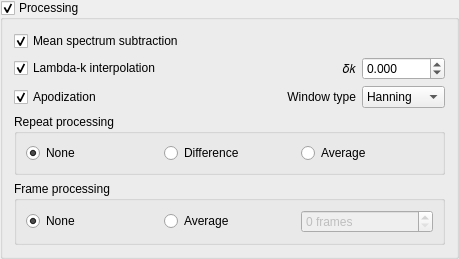
<?xml version="1.0" encoding="UTF-8"?>
<ui version="4.0">
 <class>ProcessingGroupBox</class>
 <widget class="QGroupBox" name="ProcessingGroupBox">
  <property name="geometry">
   <rect>
    <x>0</x>
    <y>0</y>
    <width>459</width>
    <height>213</height>
   </rect>
  </property>
  <property name="toolTip">
   <string>If unchecked, raw data will be acquired and displayed</string>
  </property>
  <property name="title">
   <string>Processing</string>
  </property>
  <property name="checkable">
   <bool>true</bool>
  </property>
  <layout class="QGridLayout" name="gridLayout">
   <item row="3" column="0">
    <widget class="QCheckBox" name="checkApodization">
     <property name="toolTip">
      <string>If checked, spectra will be DC-subtracted and then multiplied by a window function</string>
     </property>
     <property name="text">
      <string>Apodization</string>
     </property>
     <property name="checked">
      <bool>true</bool>
     </property>
    </widget>
   </item>
   <item row="0" column="0">
    <widget class="QCheckBox" name="checkMeanSpectrumSubtraction">
     <property name="text">
      <string>Mean spectrum subtraction</string>
     </property>
     <property name="checked">
      <bool>true</bool>
     </property>
    </widget>
   </item>
   <item row="1" column="3">
    <widget class="QDoubleSpinBox" name="spinInterpDk">
     <property name="layoutDirection">
      <enum>Qt::LeftToRight</enum>
     </property>
     <property name="decimals">
      <number>3</number>
     </property>
     <property name="minimum">
      <double>-10.000000000000000</double>
     </property>
     <property name="maximum">
      <double>10.000000000000000</double>
     </property>
     <property name="singleStep">
      <double>0.001000000000000</double>
     </property>
    </widget>
   </item>
   <item row="1" column="2">
    <widget class="QLabel" name="labelInterpDk">
     <property name="layoutDirection">
      <enum>Qt::RightToLeft</enum>
     </property>
     <property name="text">
      <string>𝛿𝑘</string>
     </property>
     <property name="alignment">
      <set>Qt::AlignRight|Qt::AlignTrailing|Qt::AlignVCenter</set>
     </property>
    </widget>
   </item>
   <item row="1" column="0" colspan="2">
    <widget class="QCheckBox" name="checkInterpolation">
     <property name="toolTip">
      <string>If true, linear-in-wavenumber values are interpolated (1st order) from linear-in-wavelength spectra</string>
     </property>
     <property name="text">
      <string>Lambda-k interpolation</string>
     </property>
     <property name="checked">
      <bool>true</bool>
     </property>
     <property name="tristate">
      <bool>false</bool>
     </property>
    </widget>
   </item>
   <item row="3" column="3">
    <widget class="QComboBox" name="comboApodization">
     <item>
      <property name="text">
       <string>Hanning</string>
      </property>
     </item>
     <item>
      <property name="text">
       <string>Blackman</string>
      </property>
     </item>
    </widget>
   </item>
   <item row="3" column="2">
    <widget class="QLabel" name="labelApodization">
     <property name="text">
      <string>Window type</string>
     </property>
     <property name="alignment">
      <set>Qt::AlignRight|Qt::AlignTrailing|Qt::AlignVCenter</set>
     </property>
    </widget>
   </item>
   <item row="4" column="0" colspan="4">
    <widget class="QGroupBox" name="groupRepeatProcessing">
     <property name="title">
      <string>Repeat processing</string>
     </property>
     <property name="flat">
      <bool>true</bool>
     </property>
     <layout class="QHBoxLayout" name="horizontalLayout">
      <item>
       <widget class="QRadioButton" name="radioRepeatNone">
        <property name="text">
         <string>None</string>
        </property>
        <property name="checked">
         <bool>true</bool>
        </property>
       </widget>
      </item>
      <item>
       <widget class="QRadioButton" name="radioRepeatDifference">
        <property name="enabled">
         <bool>true</bool>
        </property>
        <property name="text">
         <string>Difference</string>
        </property>
       </widget>
      </item>
      <item>
       <widget class="QRadioButton" name="radioRepeatAverage">
        <property name="enabled">
         <bool>true</bool>
        </property>
        <property name="text">
         <string>Average</string>
        </property>
       </widget>
      </item>
     </layout>
    </widget>
   </item>
   <item row="5" column="0" colspan="4">
    <widget class="QGroupBox" name="groupFrameProcessing">
     <property name="title">
      <string>Frame processing</string>
     </property>
     <property name="flat">
      <bool>true</bool>
     </property>
     <property name="checkable">
      <bool>false</bool>
     </property>
     <property name="checked">
      <bool>false</bool>
     </property>
     <layout class="QHBoxLayout" name="horizontalLayout_2">
      <item>
       <widget class="QRadioButton" name="radioFrameNone">
        <property name="text">
         <string>None</string>
        </property>
        <property name="checked">
         <bool>true</bool>
        </property>
       </widget>
      </item>
      <item>
       <widget class="QRadioButton" name="radioFrameAverage">
        <property name="text">
         <string>Average</string>
        </property>
       </widget>
      </item>
      <item>
       <widget class="QSpinBox" name="spinFrameAverage">
        <property name="enabled">
         <bool>false</bool>
        </property>
        <property name="suffix">
         <string> frames</string>
        </property>
       </widget>
      </item>
     </layout>
    </widget>
   </item>
  </layout>
 </widget>
 <resources/>
 <connections/>
</ui>
